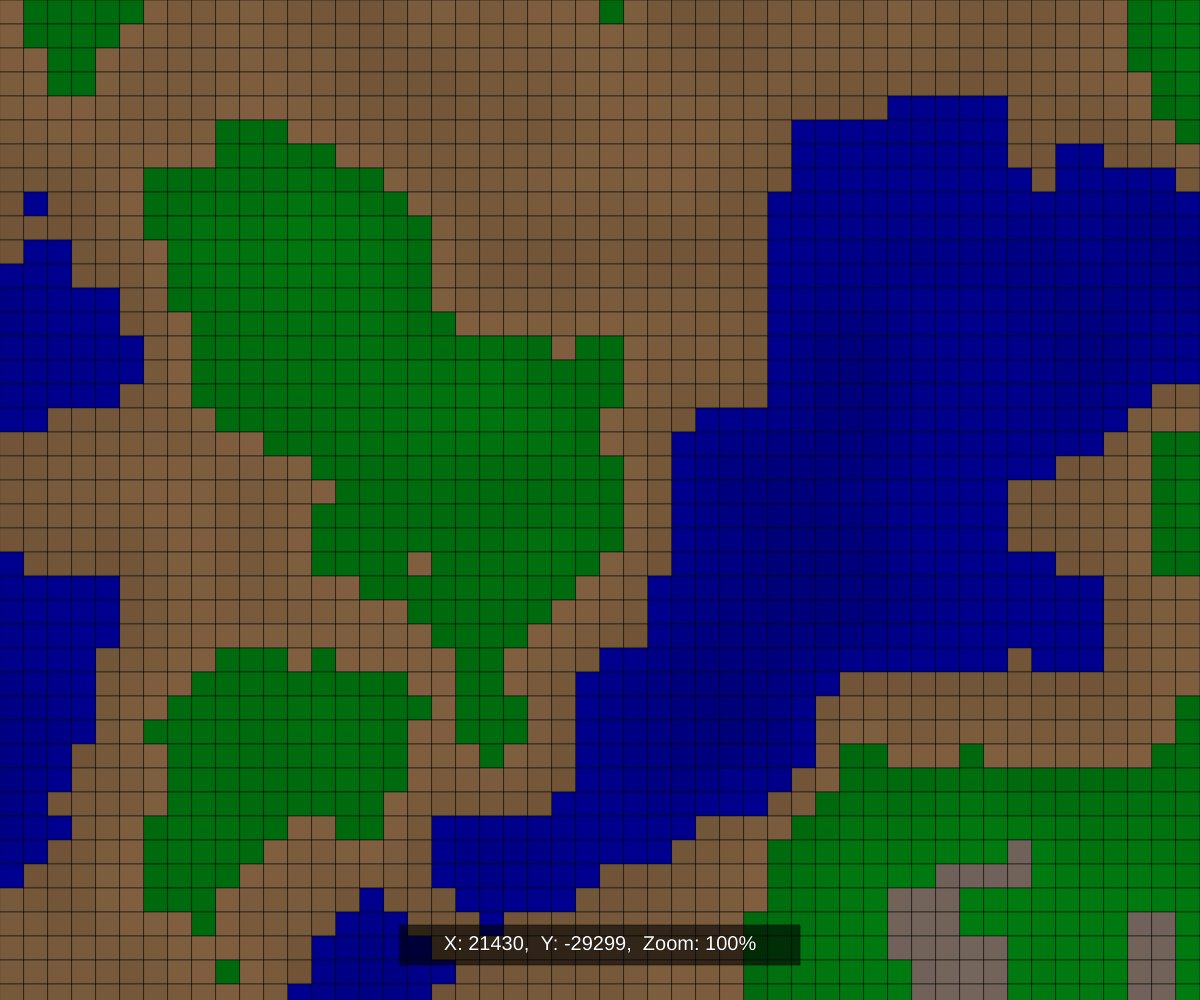
Frame 1 (no input)
Frame 2 (the mouse pressed at the canvas centre, redrawn once): identical to frame 1, image omitted

The p5.js sketch that drew this single still picture (run headless with seeded random() and noise() and a simulated clock; the mouse was pressed at the canvas centre and the sketch redrawn once):

// p5.js sketch
// ── sketch.js
var worldMap;
var mapFactory;
var startScreen;
var mapSize;

var detailLevel = 50;

const DEEPWATER = -1;
const WATER = 0;
const SAND = 1;
const GRASS = 2;
const MOUNTAIN = 3;
const ICE = 4;
const LOWERMOUNTAIN = 5;
const YELLOWFLOWER = 6;
const ROCK = 7;


function setup() {
    createCanvas(windowWidth, windowHeight);

    startScreen = false;
    noLoop();
    stroke(0);
    strokeWeight(.5);
    // noStroke();

    textSize(20);
    textAlign(CENTER);

    init();
}

function draw() {

    background(0);
    worldMap.display();

    fill(0, 150);
    rect(width / 3, height - 75, width / 3, 40);
    fill(255);
    text("X: " + worldMap.getX() + ",  Y: " + worldMap.getY() + ",  Zoom: " + worldMap.getZoom() + "%", width / 2, height - 50);

}

function init() {
    worldMap = new WorldMap();
    worldMap.updateTileSize();
    worldMap.updateTiles();
}

function keyPressed() {
    if (keyCode == 68) {
        worldMap.incX();
    }
    else if (keyCode == 87) {
        worldMap.decY();
    }
    else if (keyCode == 65) {
        worldMap.decX();
    }
    else if (keyCode == 83) {
        worldMap.incY();
    }
    else if (keyCode == 187) {
        worldMap.incDetail();
    }
    else if (keyCode == 189) {
        worldMap.decDetail();
    }
}

function mousePressed() {

}

function mouseWheel(event) {
    if (event.delta < 0) {
        worldMap.incZoom();

    } else {
        worldMap.decZoom();
    }
}

function windowResized() {
    resizeCanvas(windowWidth, windowHeight);
    worldMap.updateTileSize();
}

// ── MapFactory.js
function MapFactory() {

    var worldMap;
    var tiles;
    var size;
    // var spread = 15;
    var deepWaterThresh = .2;
    var waterThresh = .5;
    var sandThresh = .55;
    var grassThresh = .7;
    var mountainThresh = .77;
    var iceThresh = 1;

    this.createMap = function(_size) {

        for (var i = 0; i < size; i++) {
            for (var j = 0; j < size; j++) {
                var squareVal = noise(i / spread + seed, j / spread + seed);
                if (squareVal < deepWaterThresh) {
                    tiles[i][j] = new Tile(DEEPWATER, i, j, squareVal);
                }
                else if (squareVal < waterThresh) {
                    tiles[i][j] = new Tile(WATER, i, j, squareVal);
                }
                else if (squareVal < sandThresh) {
                    tiles[i][j] = new Tile(SAND, i, j, squareVal);
                }
                else if (squareVal < grassThresh) {
                    tiles[i][j] = new Tile(GRASS, i, j, squareVal);
                }
                else if (squareVal < mountainThresh) {
                    tiles[i][j] = new Tile(MOUNTAIN, i, j, squareVal);
                }
                else if (squareVal < iceThresh) {
                    tiles[i][j] = new Tile(ICE, i, j, squareVal);
                }
            }
        }

        worldMap = new WorldMap(tiles);

        return worldMap;


    };

}
// ── Tile.js
function Tile(_tileType, _x, _y, _exactVal) {

    var tileType = _tileType;
    var exactVal = map(_exactVal, 0, 1, 70, 255);
    // var exactVal = 255;
    var x = _x;
    var y = _y;

    this.display = function(tileSize) {
        switch (tileType) {
            case DEEPWATER:
                fill(0, 20, 200, exactVal);
                break
            case WATER:
                fill(0, 0, 255, exactVal);
                break;
            case SAND:
                fill(200, 150, 100, exactVal);
                break;
            case GRASS:
                fill(0, 150, 20, exactVal * 1.1);
                break;
            case MOUNTAIN:
                fill(100, 70, 103, exactVal);
                break;
            case ICE:
                fill(200, 170, 230, exactVal);
                break;
            case LOWERMOUNTAIN:
                fill(150, 130, 120, exactVal);
                break;
            case YELLOWFLOWER:
                fill(200, 200, 20, exactVal);
                break;
            case ROCK:
                fill(100, 70, 103, exactVal);
                break;
        }
        // tileSize *= 2;
        // rect(x * tileSize, y * tileSize, tileSize * (exactVal / 150), tileSize * (exactVal / 150));
        // stroke(0);
        rect(x * tileSize, y * tileSize, tileSize, tileSize);

    };
}
// ── WorldMap.js
function WorldMap() {

    var tiles;
    // var tileWidth = width / 160;
    // var tileHeight = height / 90;
    var spread = 20;
    var zoom = 1;
    var zoomUpperThresh = 1.5;
    var zoomLowerThresh = .75;
    var x = floor(random(-50000, 50000));
    var y = floor(random(-50000, 50000));

    var deepWaterThresh = .2;
    var waterThresh = .4;
    var sandThresh = .5;
    var grassThresh = .65;
    var lowerMountainThresh = .75;
    var mountainThresh = .85;
    var iceThresh = 1;

    this.getTileLength = function() {
        return tiles.length * tiles[0].length;
    };

    this.incZoom = function() {
        zoom *= 1.2;
        spread *= 1.2;
        x += (detailLevel / 10) / spread;
        y += (detailLevel / 20) / spread;
        this.updateTileSize();
    };

    this.decZoom = function() {
        zoom *= .8;
        spread *= .8;
        x -= (detailLevel / 10) / spread;
        y -= (detailLevel / 20) / spread;
        this.updateTileSize();
    };

    this.incX = function() {
        if (x < 500000) {
            x += (detailLevel / 5) / spread;
            this.updateTiles();
        }
    };

    this.decX = function() {
        if (x > -500000) {
            x -= (detailLevel / 5) / spread;
            this.updateTiles();
        }
    };

    this.incY = function() {
        if (y < 500000) {
            y += (detailLevel / 5) / spread;
            this.updateTiles();
        }
    };

    this.decY = function() {
        if (y > -500000) {
            y -= (detailLevel / 5) / spread;
            this.updateTiles();
        }
    };

    this.incDetail = function() {
        detailLevel = round(detailLevel * 1.2);
        zoom *= 1.2;
        spread *= 1.2;
        this.updateTileSize();
    };

    this.decDetail = function() {
        detailLevel = round(detailLevel * .8);
        zoom *= .8;
        spread *= .8;
        this.updateTileSize();
    };

    this.getX = function() {
        return floor(x);
    };

    this.getY = function() {
        return floor(y);
    };

    this.getZoom = function() {
        return floor(zoom * 100);
    };

    this.updateTileSize = function() {
        tiles = new Array(detailLevel);
        for (var i = 0; i < tiles.length; i++) {
            tiles[i] = new Array(detailLevel);
        }
        this.updateTiles();
    };

    this.updateTiles = function() {
        for (var i = 0; i < tiles.length; i++) {
            for (var j = 0; j < tiles[i].length; j++) {
                var squareVal = noise(x + (i / spread), y + (j / spread));
                if (squareVal < deepWaterThresh) {
                    tiles[i][j] = new Tile(DEEPWATER, i, j, squareVal);
                }
                else if (squareVal < waterThresh) {
                    tiles[i][j] = new Tile(WATER, i, j, squareVal);
                }
                else if (squareVal < sandThresh) {
                    tiles[i][j] = new Tile(SAND, i, j, squareVal);
                }
                else if (squareVal < grassThresh) {
                    tiles[i][j] = new Tile(GRASS, i, j, squareVal);
                }
                else if (squareVal < lowerMountainThresh) {
                    tiles[i][j] = new Tile(LOWERMOUNTAIN, i, j, squareVal);
                }
                else if (squareVal < mountainThresh) {
                    tiles[i][j] = new Tile(MOUNTAIN, i, j, squareVal);
                }
                else if (squareVal < iceThresh) {
                    tiles[i][j] = new Tile(ICE, i, j, squareVal);
                }
            }
        }
        redraw();
    };

    this.display = function() {
        for (var i = 0; i < tiles.length; i++) {
            for (var j = 0; j < tiles[i].length; j++) {
                tiles[i][j].display(width / tiles.length);
            }
        }
    };

}
